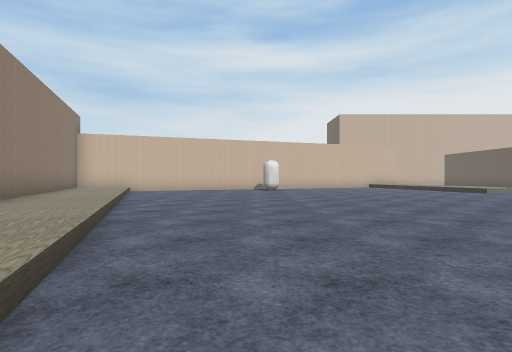
[1] (above)

24 first-person views from a walk through a Unity game level. The camera is 1.3 m above the floor, looks level and sees 80° across. The floor is counted in squares, 2 m on a side. Each view is taken from the middle of a square. On the plan, view 1 faces up. The plan holds only what a view shows up to about 10 squares ahead; the rest is blank. The place goes on beyond the plan. Some surface patterns are stand-ins.

[2]
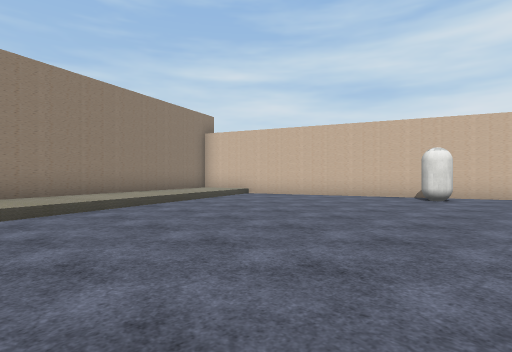

[3]
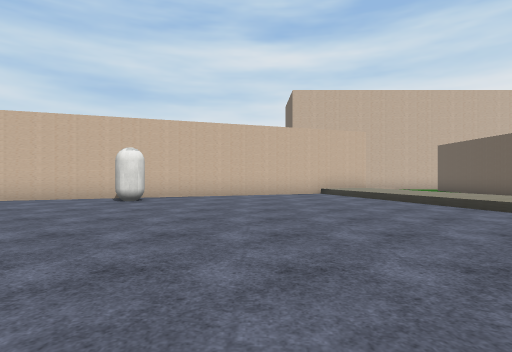

[4]
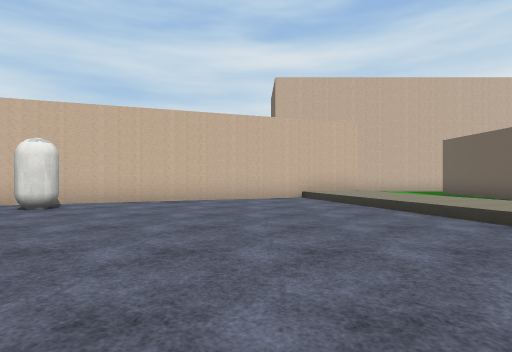

[5]
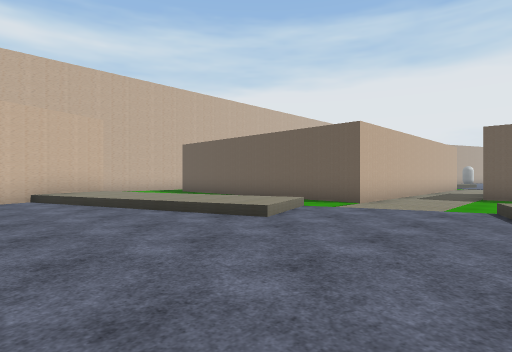

[6]
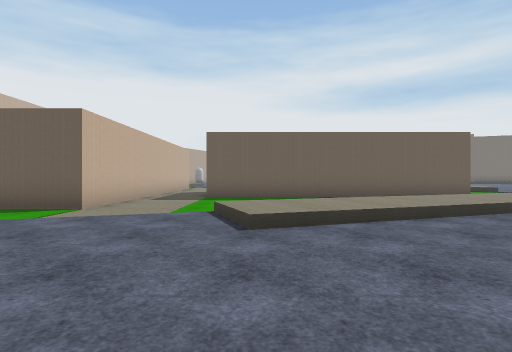

[7]
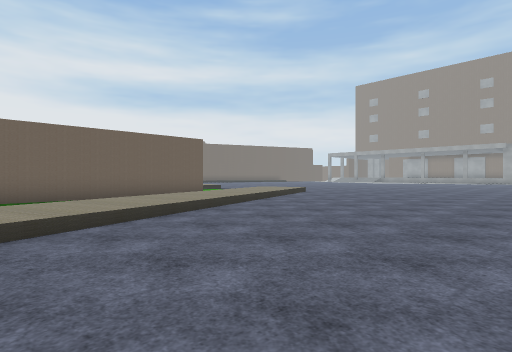

[8]
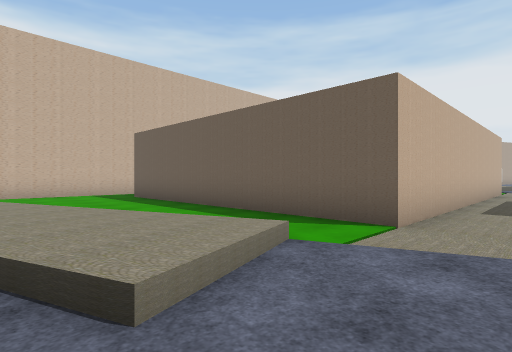

[9]
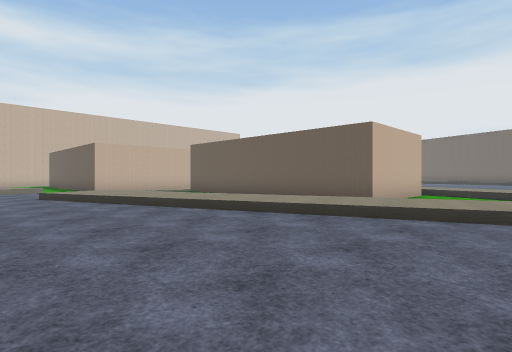

[10]
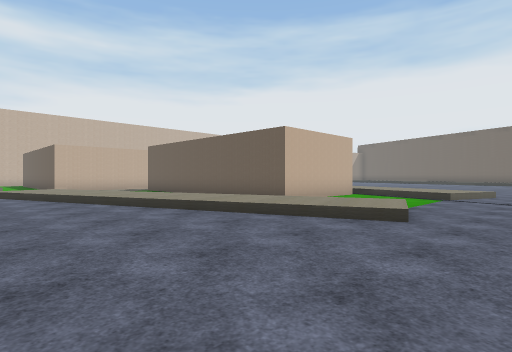

[11]
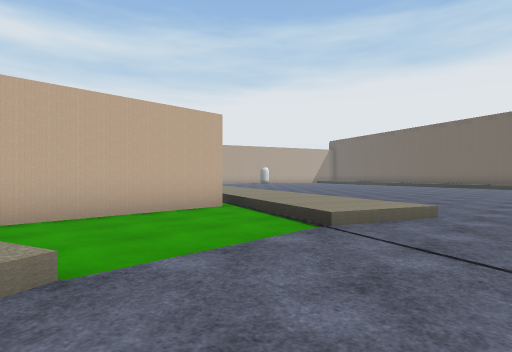

[12]
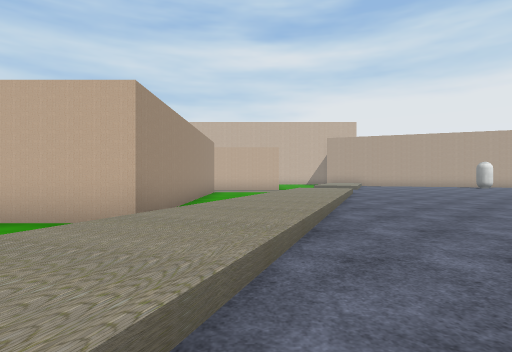

[13]
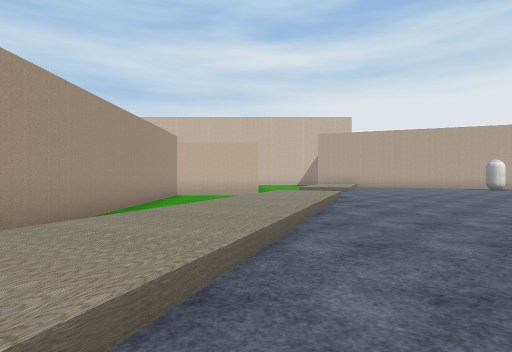

[14]
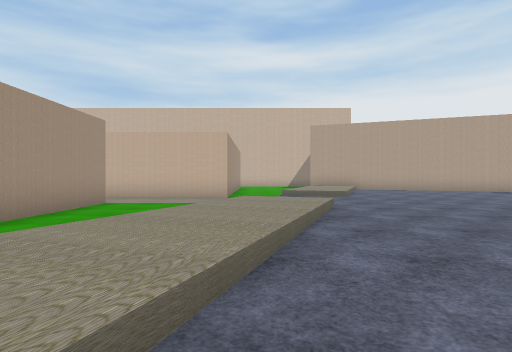

[15]
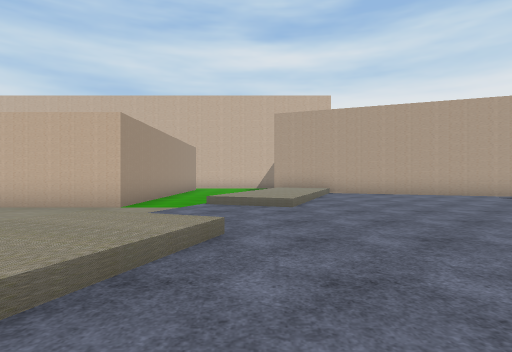

[16]
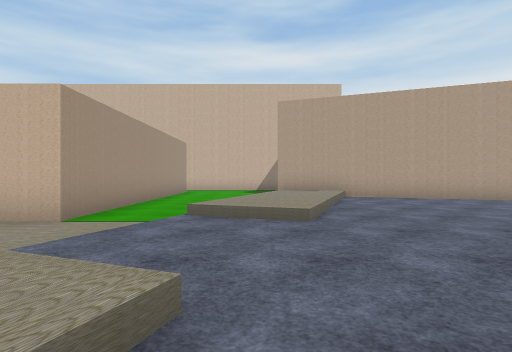

[17]
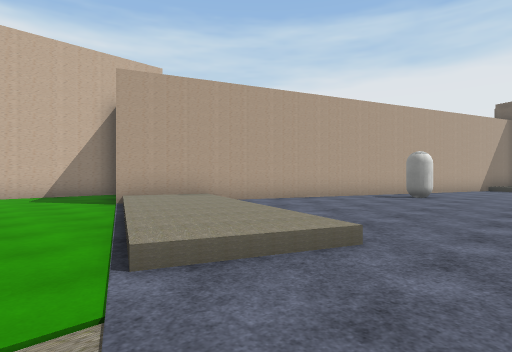

[18]
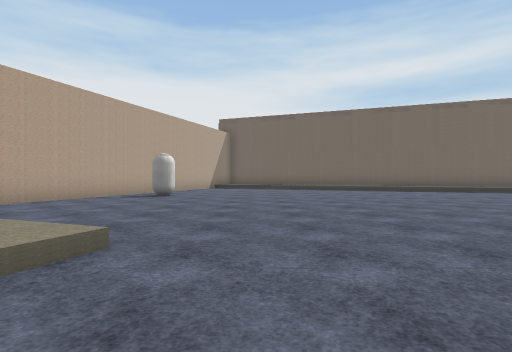

[19]
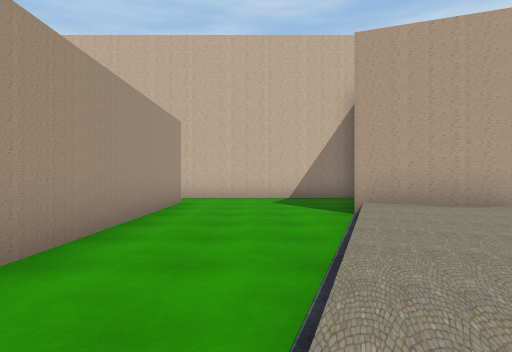

[20]
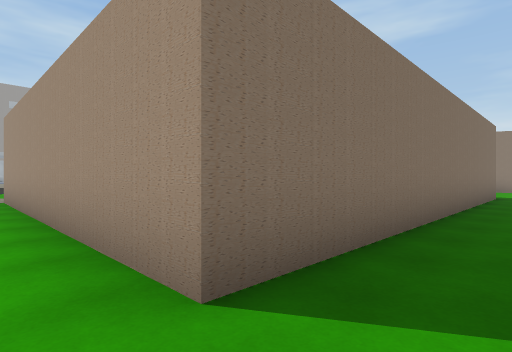

[21]
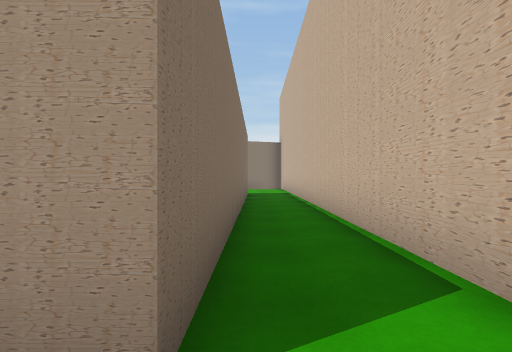

[22]
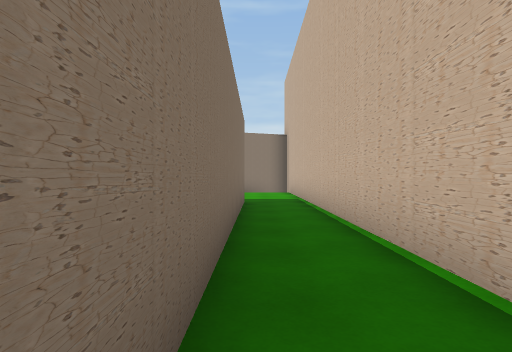

[23]
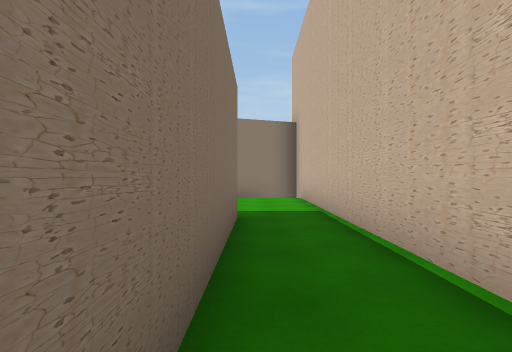

[24]
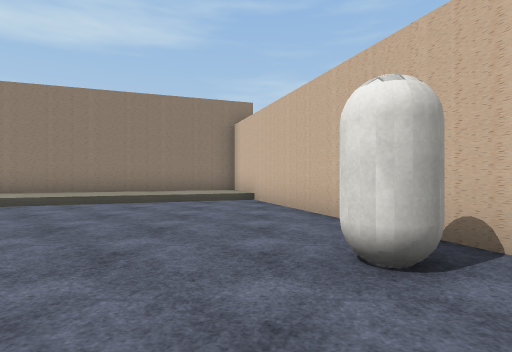

### Floor plan
Key: @ floor where view 1 was taken; # wall or solid block; . main floor; : floor 0.25 m higher than the main floor; / step, stairs or slope; C capsule.
Columns run from 7 left of view 1 to 33 right of it. Each row starts with its distance up from view 1.
 22                ####################
 21               ##..................#
 20               ##..................
 19               ##....##########....
 18              ###....#        #...##
 17           ####::....#        #.../####
 16        ####.../:/...#        #...::..###
 15     ####....../::...#        #../:/....##
 14   ###...C......::/..#        #..::/......
 13 ###............/:/..#        #./::......C
 12 #:/............/://###########//:/.......
 11 #::......................................
 10 #::/..................... ...............
  9 ##:/...................#  #...//.........
  8  #::............./:/  .#  #../::.........
  7  #::/............/:/  .#  #../:/.........
  6  ##:/.............::. .#  #..::/.........
  5    ::....... ...../:/  #  #./::..........
  4    ::/...... ...../::  #  #./:/....  ....
  3     :/.....  ......::/ #  #.::....    ...
  2      :....    ...../:/ ####/:/...
  1       /..     ...../::.....::/...
  0        @      ......::/.../::....
 -1               ....../:/.../:/.....
 -2               .......:/.../:.......
 -3               .....................
 -4               ..............

Positions as (right, up) in squares from view 1, and headings:
1: (0, 0), facing up
2: (3, 5), facing up-left
3: (4, 6), facing up
4: (5, 8), facing up
5: (5, 8), facing up-right
6: (6, 8), facing right
7: (6, 8), facing down-right
8: (8, 10), facing up-right
9: (8, -2), facing up-right
10: (9, -4), facing up-right
11: (15, -4), facing up-right
12: (21, -3), facing up
13: (22, -1), facing up
14: (23, 2), facing up
15: (25, 5), facing up
16: (25, 7), facing up
17: (23, 10), facing up-right
18: (23, 10), facing right
19: (24, 12), facing up
20: (23, 21), facing down-left
21: (23, 20), facing left
22: (20, 20), facing left
23: (17, 20), facing left
24: (3, 13), facing left
